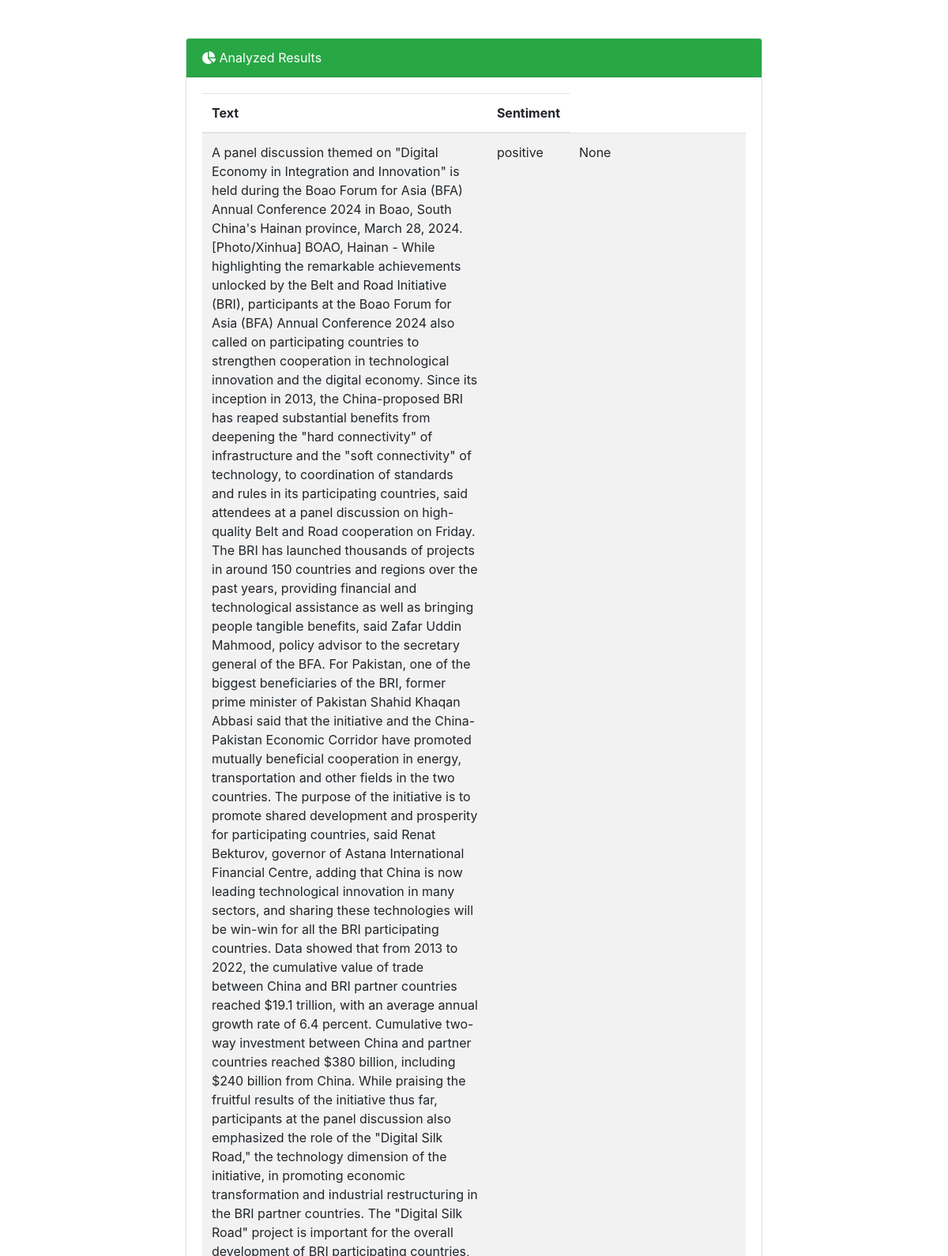
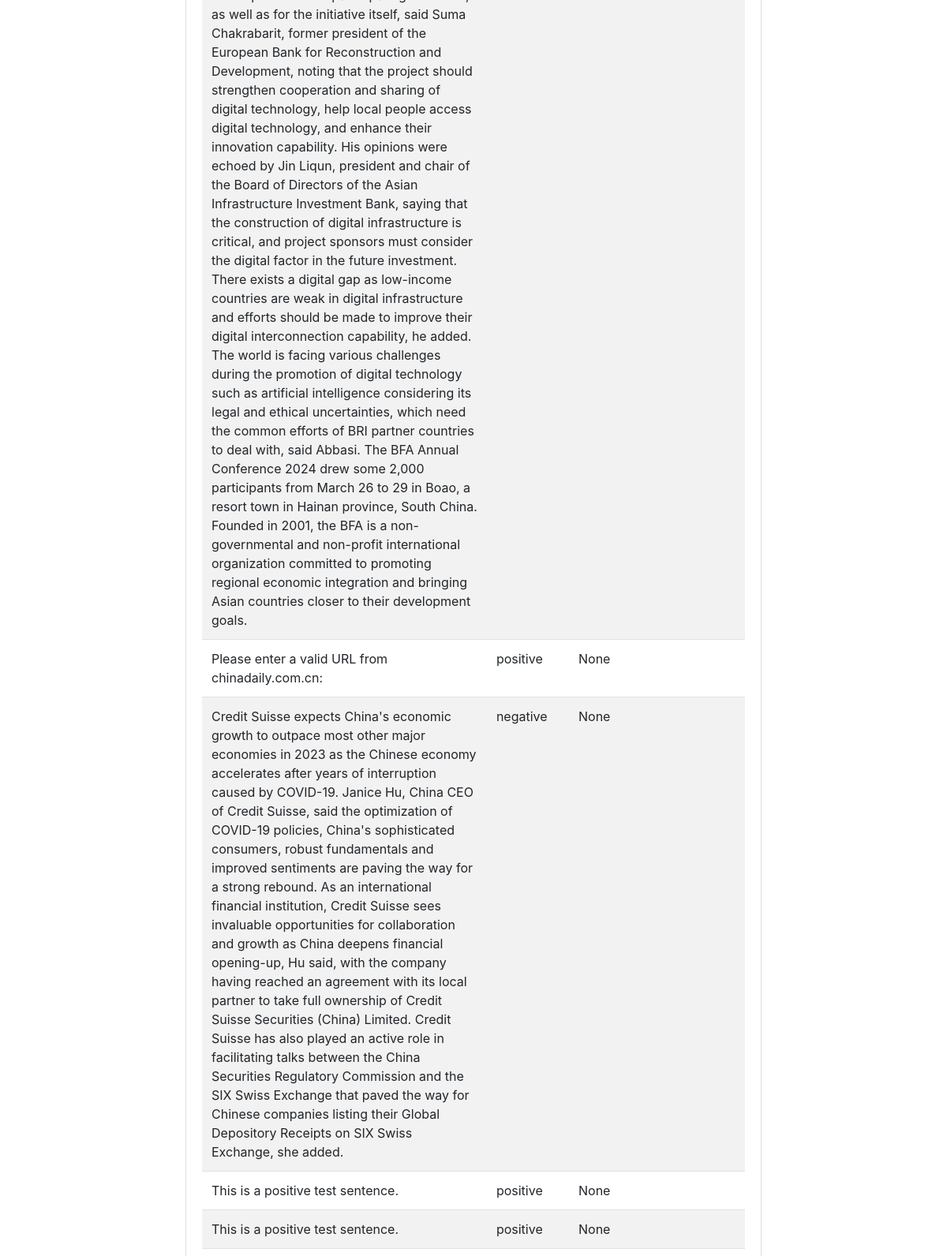
The page /result (upper part) on the database its author committed (2 pictures, top to bottom).
### tables this page shows
CREATE TABLE analyzed_text (id INTEGER PRIMARY KEY AUTOINCREMENT, text TEXT, sentiment TEXT, keywords TEXT);

### app.py (the view)
@app.route('/result')
def result():
    c.execute('''SELECT * FROM analyzed_text''')
    analyzed_results = c.fetchall()
    return render_template('result.html', analyzed_results=analyzed_results)

### templates/result.html (shortened to what this page needs)
<!DOCTYPE html>
<html lang="en">
  <head>
    <link
      rel="stylesheet"
      href="https://stackpath.bootstrapcdn.com/bootstrap/4.5.2/css/bootstrap.min.css"
    />
    <link
      rel="stylesheet"
      href="https://cdnjs.cloudflare.com/ajax/libs/font-awesome/5.15.1/css/all.min.css"
    />
  </head>
  <body>
    <div class="container mt-5">
      <div class="row justify-content-center">
        <div class="col-md-8">
          <div class="card">
            <div class="card-header bg-success text-white">
              <i class="fas fa-chart-pie"></i> Analyzed Results
            </div>
            <div class="card-body">
              <table class="table table-striped">
                <thead>
                  <tr>
                    <th>Text</th>
                    <th>Sentiment</th>
                  </tr>
                </thead>
                <tbody>
                  {% for result in analyzed_results %}
                  <tr>
                    <td>{{ result[1] }}</td>
                    <td>{{ result[2] }}</td>
                    <td>{{ result[3] }}</td>
                  </tr>
                  {% endfor %}
                </tbody>
              </table>
            </div>
          </div>
        </div>
      </div>
    </div>
  </body>
</html>

### rows shown on the page
analyzed_text: text "A panel discussion themed on \"Digital Economy in Integration and Innovation\" is held during the Boao Forum for Asia (BFA) Annual Conference 2024 in Boao, South China's Hainan province, March 28, 2024. [Photo/Xinhua] BOAO, Hainan - While highlighting the remarkable achievements unlocked by the Belt and Road Initiative (BRI), participants at the Boao Forum for Asia (BFA) Annual Conference 2024 also called on participating countries to strengthen cooperation in technological innovation and the digital economy. Since its inception in 2013, the China-proposed BRI has reaped substantial benefits from deepening the \"hard connectivity\" of infrastructure and the \"soft connectivity\" of technology, to…", sentiment "positive", result "None"
analyzed_text: text "Please enter a valid URL from chinadaily.com.cn:", sentiment "positive", result "None"
analyzed_text: text "Credit Suisse expects China's economic growth to outpace most other major economies in 2023 as the Chinese economy accelerates after years of interruption caused by COVID-19. Janice Hu, China CEO of Credit Suisse, said the optimization of COVID-19 policies, China's sophisticated consumers, robust fundamentals and improved sentiments are paving the way for a strong rebound. As an international financial institution, Credit Suisse sees invaluable opportunities for collaboration and growth as China deepens financial opening-up, Hu said, with the company having reached an agreement with its local partner to take full ownership of Credit Suisse Securities (China) Limited. Credit Suisse has also…", sentiment "negative", result "None"
analyzed_text: text "This is a positive test sentence.", sentiment "positive", result "None"
analyzed_text: text "This is a positive test sentence.", sentiment "positive", result "None"
